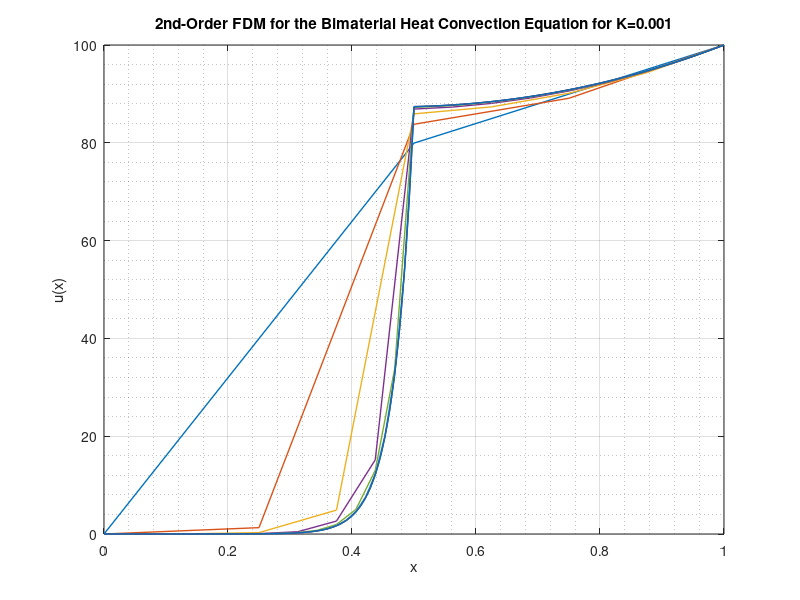

MATLAB code for this plot: (Note: this script raises an error after producing the figure.)
% Ross Alexander
% 2.10.18

clc; close all; clear all;

meshOrder   = 1:15;
meshDx      = 0.5.^meshOrder;

rowID = 0;

plotGen         = true;
plotSave        = true;
tableSaveRoc    = true;

%% 2nd-Order FDM

for K = [1E-3 1E-2 1E-1 1E+0 1E+1 1E+2 1E+3]
    
    % Enumerate constants
    b = 1;
    k2 = 1;
    k1 = K*k2;
    
    rowID = rowID + 1;
    colID = 0;
    
    if plotGen
        
        xlabel('x');    ylabel('u(x)');
        grid on;        grid minor;
        box on;         hold on;
        set(gcf, 'Position', [1 1 624 550])
        
        titleString = strcat('2nd-Order FDM for the Bimaterial Heat Convection Equation for K=', ...
            num2str(K));
        title(titleString)
        
    end
    
    for dx = meshDx
        
        % Develop mesh-specific values for FDM calculations
        nxi = 1 / dx - 1;               % number of interior nodes
        nxt = 1 / dx + 1;               % number of total nodes (includes boundary nodes)
        xi = linspace(dx, 1-dx, nxi);   % x-values at interior nodes
        xt = linspace(0, 1, nxt);       % x-values at total nodes
        f = zeros(nxi, 1);              % interior load vector
        colID = colID + 1;
        
        nxiHalf = (nxi+1)/2;            % index for central interior node (x = 1/2) rel. to interior
        nxtHalf = (nxt+1)/2;            % index for central interior node (x = 1/2) rel. to total
        
        % Enumerate upper matrix and lower matrix constants
        alpha1 = -k1;                       alpha2 = -k2;           % subdiagonal values
        beta1  = b*dx^2+2*k1;               beta2  = b*dx^2+2*k2;   % diagonal values
        gamma1 = -k1;                       gamma2 = -k2;           % superdiagonal values
            
        if dx ~= 1/2
            
            % Construct upper matrix and lower matrix
            A1 = gallery('tridiag', nxiHalf, alpha1, beta1, gamma1);    % upper matrix for k1
            A2 = gallery('tridiag', nxiHalf, alpha2, beta2, gamma2);    % lower matrix for k2
            
            % Construct central vector for node at x = 1/2 for k1 and k2
            a = zeros(1, nxi);
            a(nxiHalf - 1) = -k1;
            a(nxiHalf)     = b*dx^2+k1+k2;
            a(nxiHalf + 1) = -k2;
            
            % Assemble entire interior matrix by combining upper, central, and lower matrices
            A = [A1(1:end-1, :) zeros(nxiHalf-1, nxiHalf-1);
                a; 
                zeros(nxiHalf-1, nxiHalf-1) A2(2:end, :)];
            
            % Enumerate load values at boundary nodes
            f(1) = 0;       f(nxi) = 100*k2;
            
        else
            
            % If dx = 1/2 the solution is trivial
            A = b*dx^2+k1+k2;
            f = k2*100;
            
        end
        
        % Solve for u and append values at boundary nodes
        ui = A\f;
        ut = [0; ui; 100];
        
        if plotGen && dx >= meshDx(8)
            plot(xt, ut, 'linewidth', 1)
        end
        
        %% Quantities of Interest
        
        % Develop analytical solution and corresponding coefficients
        a1 = sqrt(b/k1);
        a2 = sqrt(b/k2);
        
        C = [cosh(0) sinh(0) 0 0;
            0 0 cosh(a2) sinh(a2);
            cosh(a1/2) sinh(a1/2) -cosh(a2/2) -sinh(a2/2);
            k1*a1*sinh(a1/2) k1*a1*cosh(a1/2) -k2*a2*sinh(a2/2) -k2*a2*cosh(a2/2)];
        
        d = [0
            100;
            0;
            0];
        
        aSolCoeff = C\d;
        
        % Calculate midpoint temperature and heat flux from analytical and FDM solutions
        u12.exact(rowID, colID) = aSolCoeff(1)*cosh(a1/2) + aSolCoeff(2)*sinh(a1/2);
        u12.fdm(rowID, colID)   = ut(nxtHalf);
        Q12.exact(rowID, colID) = -k1*(aSolCoeff(1)*a1*sinh(a1/2) + aSolCoeff(2)*a1*cosh(a1/2));
        Q12.fdm(rowID, colID)   = -k1*(ut(nxtHalf)-ut(nxtHalf-1))/dx - b*dx/2*ut(nxtHalf);      % Q-
%         Q12.fdm(rowID, colID)   = -k2*(ut(nxtHalf+1)-ut(nxtHalf))/dx + b*dx/2*ut(nxtHalf);    % Q+
        
    end
    
    if plotGen
        
%         legend('\Deltax = (1/2)^1', '\Deltax = (1/2)^2', '\Deltax = (1/2)^3', ...
%             '\Deltax = (1/2)^4', '\Deltax = (1/2)^5', '\Deltax = (1/2)^6', ...
%             '\Deltax = (1/2)^7', '\Deltax = (1/2)^8', ...
%             'location', 'eastoutside')
        
        drawnow
        
        if plotSave

            figureString = strcat('solution_K_', num2str(rowID));
            saveas(gcf, figureString, 'epsc')
            
            close gcf
            
        end
        
    end
    
end

%% Convergence Plotting

% Calculate relative error
relErroru12 = abs(u12.exact-u12.fdm) ./ abs(u12.exact) * 100;
relErrorQ12 = abs(Q12.exact-Q12.fdm) ./ abs(Q12.exact) * 100;

if plotGen
    
    %%% Midpoint Temperature
    
    fig2 = figure(2);
    xlabel('-log_{10}(\Deltax)');   ylabel('log_{10}(\epsilon_{rel})');
    grid on;                        grid minor;
    box on;                         hold on;
    ylim([10^-12 10^4])
    set(gcf, 'Position', [1 1 624 550])
    
    % Plot log-log relative error in midpoint temperature v. -mesh size
    for KID = 1:7
        loglog(-meshDx, relErroru12(KID, :), '-o', 'linewidth', 1.25);
    end
    
    titleString = strcat('Convergence for Midpoint Temperature');
    title(titleString)
    
    legend('K=1E-3', 'K=1E-2', 'K=1E-1', 'K=1E+0', 'K=1E+1', 'K=1E+2', 'K=1E+3')
    
    set(gca, 'XScale', 'log');  set(gca, 'YScale', 'log');
    drawnow
    
    %%% Midpoint Heat Flux
    
    fig3 = figure(3);
    xlabel('-log_{10}(\Deltax)');   ylabel('log_{10}(\epsilon_{rel})');
    grid on;                        grid minor;
    box on;                         hold on;
    ylim([10^-12 10^4])
    set(gcf, 'Position', [1 1 624 550])
    
    % Plot log-log relative error in midpoint heat flux v. -mesh size
    for KID = 1:7
        loglog(-meshDx, relErrorQ12(KID, :), '-o', 'linewidth', 1.25);
    end
    
    titleString = strcat('Convergence for Midpoint Heat Flux');
    title(titleString)
    
    legend('K=1E-3', 'K=1E-2', 'K=1E-1', 'K=1E+0', 'K=1E+1', 'K=1E+2', 'K=1E+3')
    
    set(gca, 'XScale', 'log');  set(gca, 'YScale', 'log');
    drawnow
    
    if plotSave
        
        figure(2)
        saveas(gcf, 'convergence_u12', 'epsc')
        
        figure(3)
        saveas(gcf, 'convergence_Q12', 'epsc')
        
    end
    
end

%% Rate of Convergence Determination

logRelErroru12 = log10(relErroru12);

for KID = 1:7
    
    for rocID = 1:length(logRelErroru12) - 1
        rocu12(KID, rocID) = (logRelErroru12(KID, rocID+1) - logRelErroru12(KID, rocID)) / -log10(2);
    end
    
end

if tableSaveRoc

    colLabelsRoc = {'$\Delta x$', '$\beta(K=0.001)$', '$\beta(K=0.01)$', '$\beta(K=0.1)$', ...
        '$\beta(K=1)$', '$\beta(K=10)$', '$\beta(K=100)$', '$\beta(K=1000)$'};
    matrix2latex([meshDx(1:length(meshOrder)-1)' rocu12'], 'roc_u12.tex', ...
        'columnLabels', colLabelsRoc, 'alignment', 'c', 'format', '%5.4f')

end

logRelErrorQ12 = log10(relErrorQ12);

for KID = 1:7
    
    for rocID = 1:length(logRelErrorQ12) - 1
        rocQ12(KID, rocID) = (logRelErrorQ12(KID, rocID+1) - logRelErrorQ12(KID, rocID)) / -log10(2);
    end
    
end

if tableSaveRoc

    colLabelsRoc = {'$\Delta x$', '$\beta(K=0.001)$', '$\beta(K=0.01)$', '$\beta(K=0.1)$', ...
        '$\beta(K=1)$', '$\beta(K=10)$', '$\beta(K=100)$', '$\beta(K=1000)$'};
    matrix2latex([meshDx(1:length(meshOrder)-1)' rocQ12'], 'roc_Q12.tex', ...
        'columnLabels', colLabelsRoc, 'alignment', 'c', 'format', '%5.4f')

end